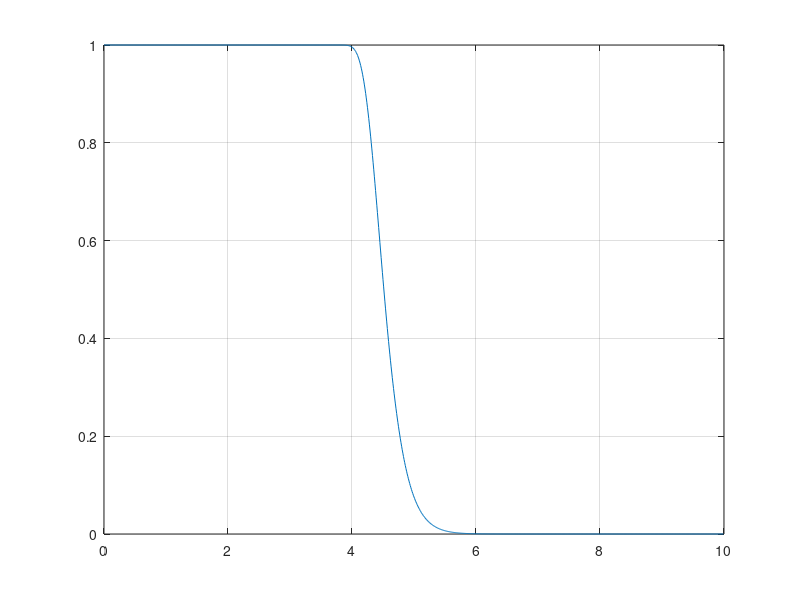
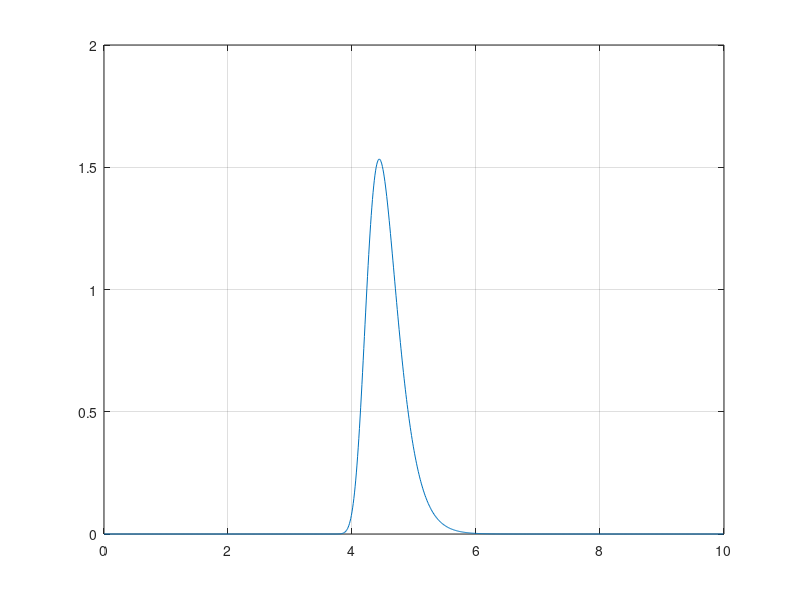

MATLAB code for these plots, in order:

clear x;
clear y;
clear crest;
clear alpha;


arg=10000;


n=1000;

x=zeros(n,1);
y=zeros(n,1);
yd=zeros(n,1);
crest=zeros(n,1);
alpha=zeros(n,1);

dx=0.01;

for i=1:n
    
   crest(i)=(i-1)*dx;
   c=crest(i);
   c2=c^2;
   
   lna=log(arg);
   
   A= ( sqrt(2*lna)  +  0.5772/sqrt(2*lna) );
   
   term=1-exp(-c2*lna/A^2);
   
   alpha(i)=1-term^arg;
   
   y(i)=alpha(i);    
   
   AA=2*c*arg*lna/A^2;
   BB=( 1-exp(-c2*lna/A^2) )^(arg-1);
   CC=exp(-c2*lna/A^2);
   
   yd(i)=AA*BB*CC;
    
end

figure(100);
plot(crest,y);
grid on;

figure(101);
plot(crest,yd);
grid on;

sum(yd)*dx